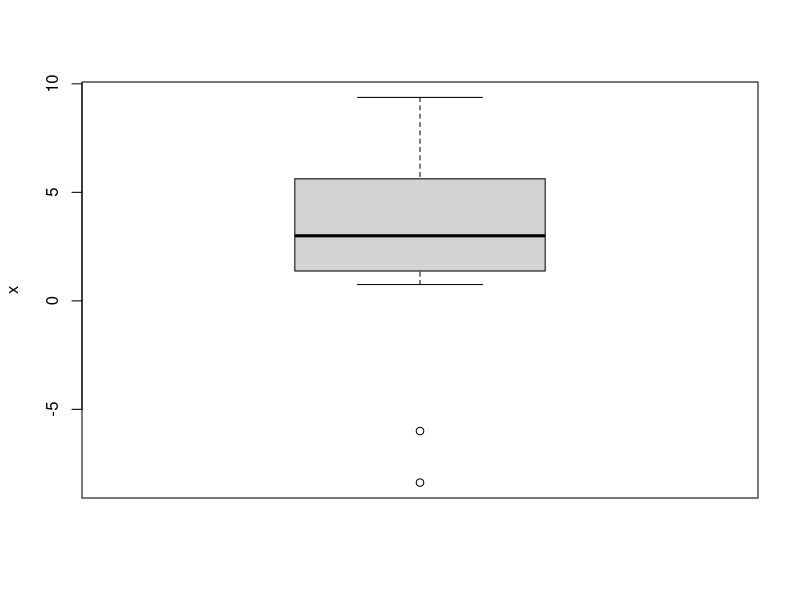
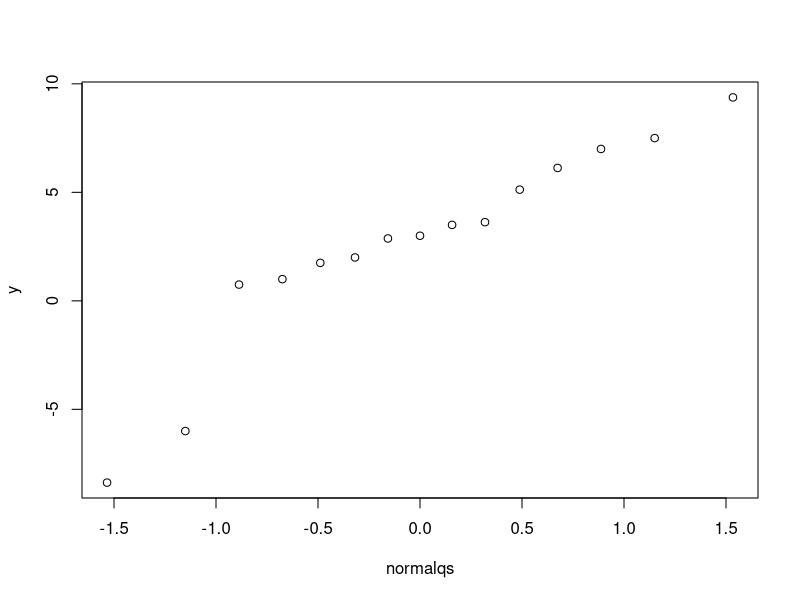

R code for these plots, in order:
#Page no 245


cross<-c(23.5,12,21,22,19.125,21.5,22.125,20.375,18.250,21.625,23.250,21,22.125,23,12)
self<-c(17.375,20.375,20,20,18.375,18.625,18.625,15.25,16.5,18,16.25,18,12.75,15.5,18)
data<-cross-self
n <- length(data)
xbar<-round(mean(data),2)
xbar
std<-round(sqrt(var(data)),2)
std
t_crit<-qt(0.05,n-1,lower.tail = FALSE)
t_crit
t_stat<-round(xbar/(std/sqrt(n)),2)
t_stat

if(t_crit<t_stat)
{
  cat("Rejected H0")
}

p <- (1:n)/(n + 1)
normalqs <- qnorm(p)
y <- sort(data)
boxplot(y, ylab = "x")
plot(normalqs, y)
